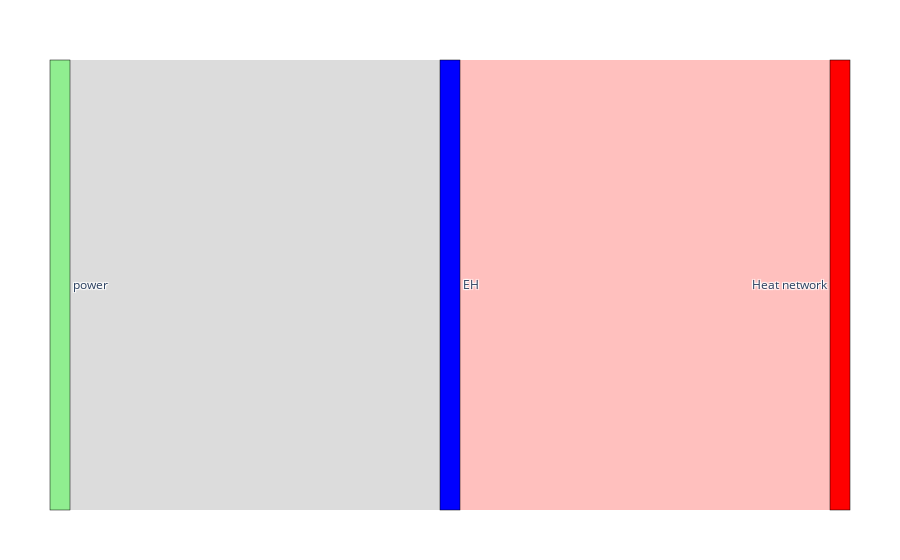

Notebook cell for this chart:
### Markdown cell above
Auxiliary **electric heating** (ideal heat source)

### Code cell
# Eletric heating
eh_in = [Resource("power",1000,"kW",[1])]
eh_heat = [Heat(1000,1273,1272)]
eh = Tech("EH",eh_in,[],eh_heat)
vivi_sankey(eh,valueIndex=1)

### Figure 1 — Plotly figure (JSON) as saved in the notebook; plotly's stock layout.template omitted (floating-point values rounded to 4 significant figures)
{"data": [{"link": {"color": ["rgba(186,186,186,0.5)", "rgba(255,129,127,0.5)"], "source": [1, 0], "target": [0, 2], "value": [1000, 1000]}, "node": {"color": ["blue", "#90EE90", "red"], "label": ["EH", "power", "Heat network"], "line": {"color": "black", "width": 0.5}, "pad": 15, "thickness": 20}, "type": "sankey"}], "layout": {"margin": {"b": 50, "l": 50, "r": 50, "t": 60}}}
